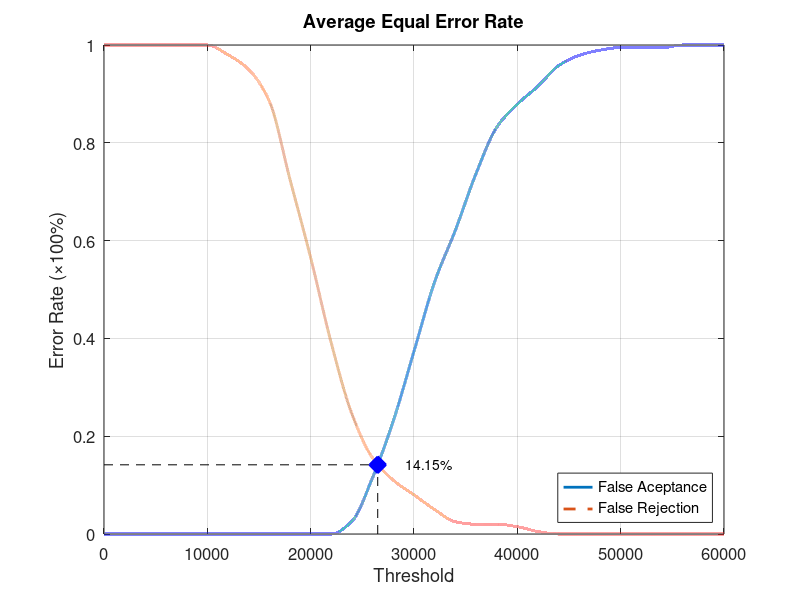
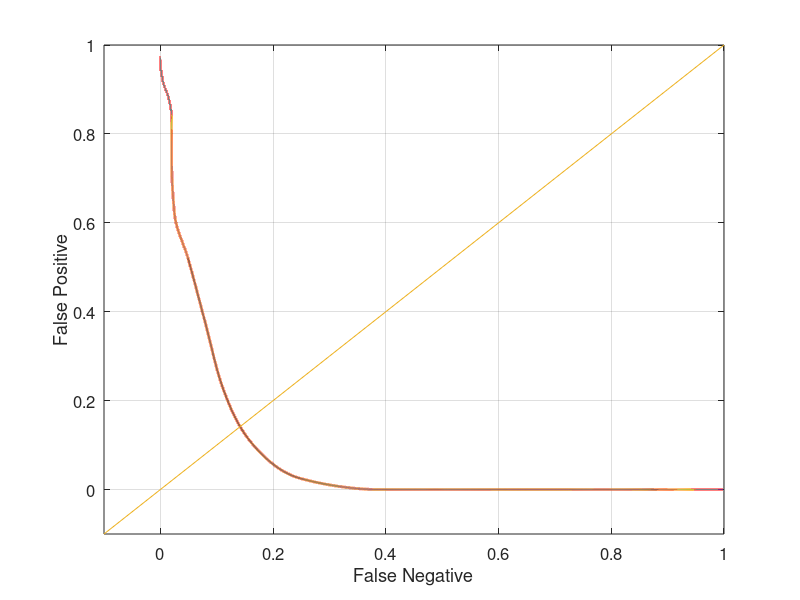

Here is the MATLAB script that generated these plots, in order:
function yEER = Database1_1
close all;
clear;
clc;
x = 0:2000:60000;
xq = 0:0.5:60000;

y0 = [0 0 0 0 0 0 0 0 0 0 0 0 0.0263158 0.115789 0.231579 0.373684 0.515789 0.621053 0.736842 0.831579 0.878947 0.915789 0.957895 0.978947 0.989474 0.994737 0.994737 0.994737 1 1 1];
yy0 = interp1(x, y0, xq, 'pchip');
y1 = [1 1 1 1 1 1 0.98 0.95 0.885 0.725 0.565 0.39 0.245 0.155 0.11 0.08 0.05 0.025 0.02 0.02 0.015 0.005 0 0 0 0 0 0 0 0 0];
yy1 = interp1(x, y1, xq, 'pchip');

% Calculating EER: 
y2 = abs(y0 - y1);
find(y2 == min(y2))
yy2 = abs(yy0 - yy1);
xEER = find(yy2 == min(yy2));
xEERIndex = xq(xEER) % X-axis EER
yEER = yy0(xEER) % Y-axis EER

main = figure
plot(xq, yy0,'-','LineWidth', 2);	hold on
plot(xq, yy1,'--','LineWidth', 2);	hold on
plot([xEERIndex xEERIndex], [0 yEER], 'k--');	hold on
plot([0 xEERIndex], [yEER yEER], 'k--');	hold on
plot(xEERIndex, yEER, 'bx', 'LineWidth', 10);	hold on
text(xEERIndex + 10 * xEERIndex / 100, yEER, [num2str(round((10000 * yEER)) / 100) '%'])
legend('False Aceptance', 'False Rejection', 'Location', 'SouthEast')
xlabel('Threshold')
ylabel('Error Rate (\times100%)')
title('Average Equal Error Rate')
set(gca, 'FontSize', 12)
axis([0 60000 0 1])
grid on

print(main, 'Database1_1Main', '-dpng');
FNRxFPR = figure('Color', [1 1 1]);
plot(yy1, yy0, '-', yy1, yy0, 'LineWidth', 2);
hold on
y = -0.1:0.1:1
plot(y, y); 
set(gca, 'FontSize', 12)
xlabel('False Negative')
ylabel('False Positive')
axis([-0.1 1 -0.1 1])
set(gca, 'FontSize', 12)
grid on

print(FNRxFPR, 'Database1_1FNRxFPR','-dpng');
end
